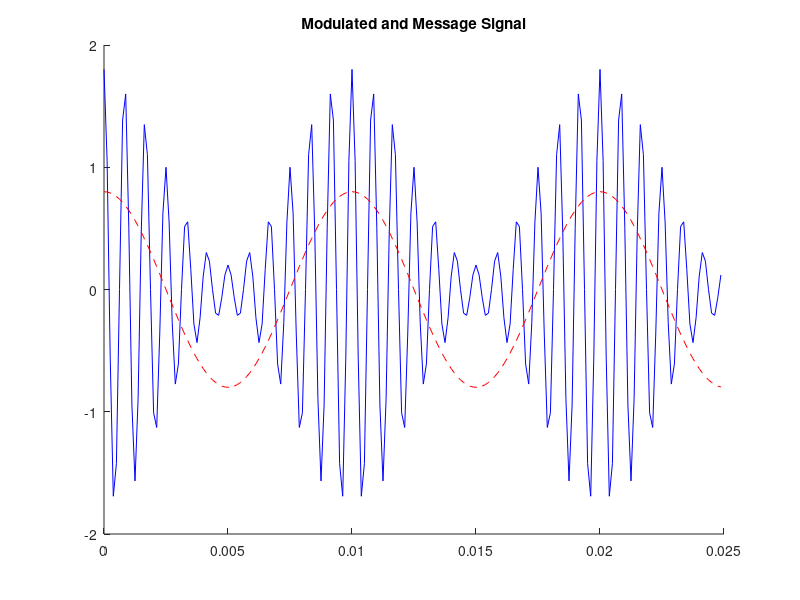

Write the MATLAB code that produced this figure. (Note: this script raises an error after producing the figure.)
close all
clear all

dur = 1;
fs = 8000;
fc = 1200;
fm = 100;
A = 0.8;
phi = 0;

t = [0:1/fs:dur];

mm = A*cos(2*pi*fm*t);
cc = cos(2*pi*fc*t);

AM = (1+mm).*cc;

figure(1)
hold on
plot(t(1:200),AM(1:200),'b-')
plot(t(1:200),mm(1:200),'r--')
hold off
title('Modulated and Message Signal')

figure(2),showspec(mm,fs),title('Message Spectrum'),axis([50 150 0 0.8])
figure(3),showspec(cc,fs),title('Carrier Spectrum'),axis([1000 1500 0 1.2])
figure(4),showspec(AM,fs),title('AM Signal Spectrum'),axis([1000 1500 0 1.2])